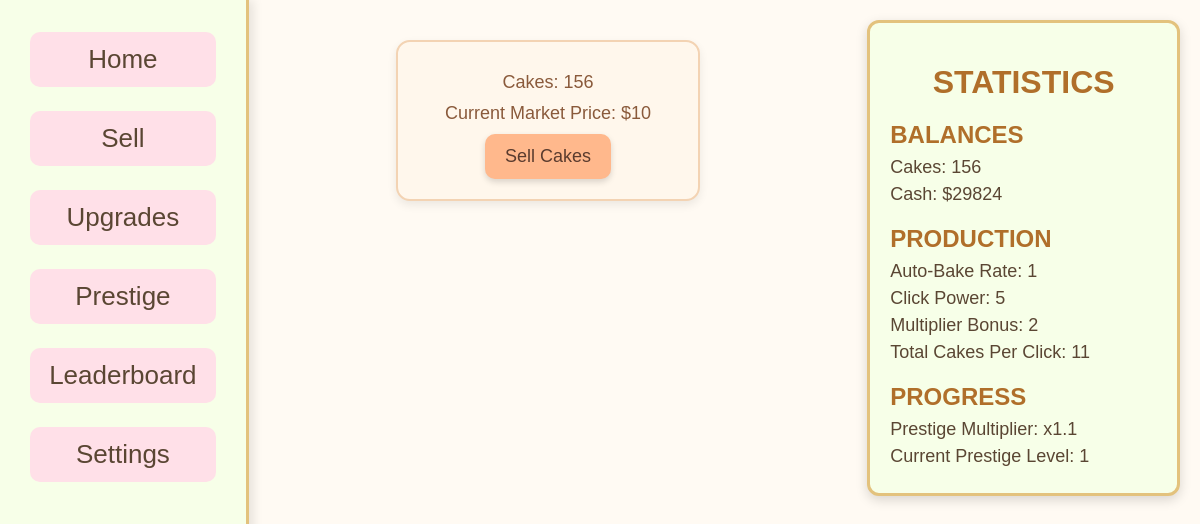
Page /sell_cakes.php (signed in) on the earlier database version.
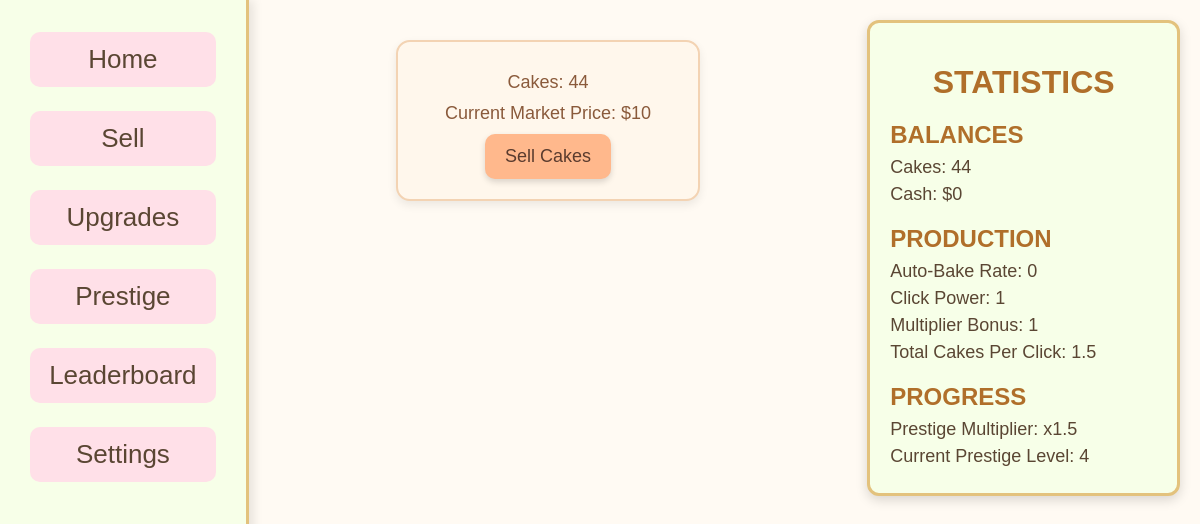
Same page on the later database version.
### tables this page shows
CREATE TABLE "player_save" (
    id INTEGER PRIMARY KEY,
    cakes INTEGER DEFAULT 0,
    currency INTEGER DEFAULT 0, "multiplier" INTEGER DEFAULT 1, clickPower INTEGER DEFAULT 1, cps INTEGER DEFAULT 0, prestige_level INTEGER DEFAULT 0, prestige_multiplier REAL DEFAULT 1, "lifetime" INTEGER DEFAULT 0, "bonus" INTEGER DEFAULT 0, prestige_points INTEGER DEFAULT 0,
    FOREIGN KEY (id) REFERENCES users(id)
);

### sell_cakes.php (the view, shortened to what this page needs)
<?php
require_once __DIR__ . '/php/config.php';
$userId = (int)$_SESSION['user_id'];
$current_cakes = 0;
$current_currency = 0;
$current_multiplier = 1;
$current_clickPower = 1;
$current_cps = 0;
$current_prestige_multiplier = 1;
$current_prestige_level = 0;
try {
    $dsn = "sqlite:$db";
    $pdo = new PDO($dsn);
    $pdo->setAttribute(PDO::ATTR_ERRMODE, PDO::ERRMODE_EXCEPTION);
    $stmt = $pdo->prepare("
        SELECT
            cakes,
            currency,
            multiplier,
            clickPower,
            cps,
            bonus,
            prestige_multiplier,
            prestige_points,
            prestige_level
        FROM player_save
        WHERE id = :user_id
        LIMIT 1
    ");
    $stmt->execute([':user_id' => $userId]);
    $player_data = $stmt->fetch(PDO::FETCH_ASSOC);
    if ($player_data) {
        $current_cakes = (int)($player_data['cakes'] ?? 0);
        $current_currency = (int)($player_data['currency'] ?? 0);
        $current_multiplier = (int)($player_data['multiplier'] ?? 1);
        $current_clickPower = (int)($player_data['clickPower'] ?? 1);
        $current_cps = (int)($player_data['cps'] ?? 0);
        $current_prestige_multiplier = (float)($player_data['prestige_multiplier'] ?? 1);
        $current_prestige_level = (int)($player_data['prestige_level'] ?? 0);
    }
} catch (PDOException $e) {
    die("Database connection failed: " . htmlspecialchars($e->getMessage(), ENT_QUOTES, 'UTF-8'));
}
?>
<!DOCTYPE html>
    <html lang="en">
    <head>
        <link rel="stylesheet" href="Styles/index.css">
    </head>
    <body>
        <div class="column1">
            <div id="nav">
                <ul>
                    <li><a href="index.php"><button id = "homeButton">Home</button></a></li>
                    <li><a href="sell_cakes.php"><button id = "sellButton">Sell</button></a></li>
                    <li><a href="upgrades.php"><button id = "upgradesButton">Upgrades</button></a></li>
                    <li><a href="prestige.php"><button id = "prestigeButton">Prestige</button></a></li>
                    <li><a href="leaderboard.php"><button id = "leaderboard">Leaderboard</button></a></li>
                    <li><a href="settings.php"><button id = "settingsButton">Settings</button></a></li>
                </ul>
            </div>
        </div>
        <div class="column2">
            <div id="sellSect">
                <p>Cakes: <span id = cakeCount data-cake><?php echo $current_cakes; ?></span></p>
                <p>Current Market Price: $<span id="cakePrice">0</span></p>
                <button id="sell-button">Sell Cakes</button>
            </div>
        </div>
        <div class="column3">
            <div id="stats">
                <h1>STATISTICS</h1>
                <h2>BALANCES</h2>
                    <ul>
                        <li>Cakes: <span id="cakeStat" data-cake><?php echo $current_cakes; ?></span></li>
                        <li>Cash: $<span id="currency"><?php echo $current_currency; ?></span></li>
                    </ul>
                <h2>PRODUCTION</h2>
                    <ul>
                        <li>Auto-Bake Rate: <?php echo $current_cps?></li>
                        <li>Click Power: <?php echo $current_clickPower ?></li>
                        <li>Multiplier Bonus: <?php echo $current_multiplier?></li>
                        <li>Total Cakes Per Click: <?php echo $current_clickPower * $current_multiplier * $current_prestige_multiplier?></li>
                    </ul>
                <h2>PROGRESS</h2>
                    <ul>
                        <li>Prestige Multiplier: x<?php echo $current_prestige_multiplier; ?></li>
                        <li>Current Prestige Level: <?php echo $current_prestige_level; ?></li>
                    </ul>
            </div>
        </div>
    </body>
</html>

### Styles/index.css (style rules this page uses)
html, body { margin: 0; padding: 0; height: 100%; background-color: #fffaf3; font-family: 'Trebuchet MS', sans-serif; color: #5a4633; }
body { display: flex; flex-direction: row; min-height: 100vh; }
.column1 { width: 22%; background-color: #f7ffe8; border-right: 3px solid #e3c27d; padding-top: 20px; box-shadow: 4px 0 10px rgba(0,0,0,0.1); }
#nav ul { list-style: none; padding: 0; margin: 0; }
#nav ul li { padding: 12px 30px; }
#nav ul li button { width: 100%; font-size: 26px; padding: 12px; border-radius: 10px; border: none; background-color: #ffe0e8; color: #5a4633; cursor: pointer; transition: 0.2s ease; }
.column2 { width: 50%; padding: 20px; }
.column3 { width: 28%; padding: 20px; }
#stats { background-color: #f7ffe8; border: 3px solid #e3c27d; border-radius: 12px; padding: 20px; box-shadow: 0 4px 12px rgba(0,0,0,0.15); }
#stats h1 { text-align: center; margin-bottom: 15px; color: #b06f2a; }
#stats h2 { margin-top: 20px; margin-bottom: 8px; color: #b06f2a; }
#stats ul { list-style: none; padding: 0; margin: 0; }
#stats ul li { margin: 6px 0; font-size: 18px; }
#sellSect { background: #fff7ec; border: 2px solid #f3d3b3; border-radius: 14px; padding: 20px; width: 260px; margin: 20px auto; text-align: center; box-shadow: 0 4px 10px rgba(0,0,0,0.08); font-family: "Trebuchet MS", sans-serif; }
#sellSect p { font-size: 18px; color: #8a5a3b; margin: 10px 0; }
#sell-button { background: #ffb88c; border: none; padding: 12px 20px; border-radius: 10px; font-size: 18px; color: #5a3b2e; cursor: pointer; transition: 0.2s ease; box-shadow: 0 3px 6px rgba(0,0,0,0.15); }

Differences in the rows shown:
changed player_save: cakes "156" → "44"; currency "29824" → "0"; cps "1" → "0"; clickPower "5" → "1"; multiplier "2" → "1"; prestige_multiplier "11" → "1.5"; prestige_multiplier "1.1" → "1.5"; prestige_level "1" → "4"
